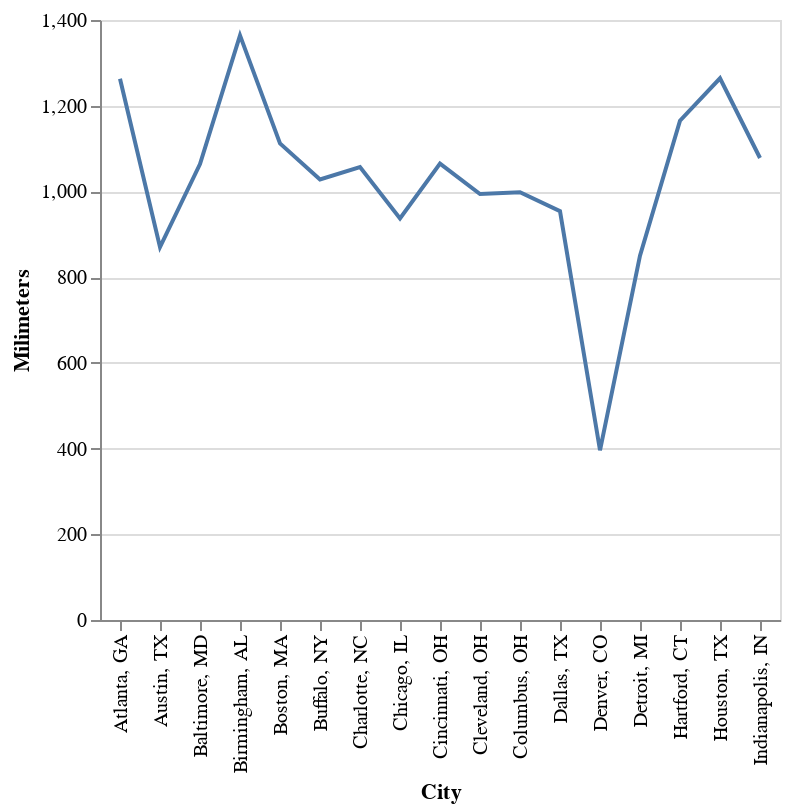

The cell this chart's notebook holds for it:
### Code cell
# basic, altair-defaults line chart:
alt.Chart(rainfall).mark_line().encode(alt.X("City:N"), alt.Y("Milimeters:Q"))

### Figure 1 — Vega-Lite specification as saved in the notebook (floating-point values rounded to 4 significant figures)
{"config": {"view": {"continuousWidth": 400, "continuousHeight": 300}}, "data": {"name": "data-ffc9e5a73214162b67aa64652cbe3ea1"}, "mark": "line", "encoding": {"x": {"type": "nominal", "field": "City"}, "y": {"type": "quantitative", "field": "Milimeters"}}, "$schema": "https://vega.github.io/schema/vega-lite/v4.8.1.json", "datasets": {"data-ffc9e5a73214162b67aa64652cbe3ea1": [{"Days": 113, "City, State": "Atlanta, GA ", "Inches": 49.7, "Milimeters": 1263, "City": "Atlanta, GA "}, {"Days": 88, "City, State": "Austin, TX ", "Inches": 34.2, "Milimeters": 870, "City": "Austin, TX "}, {"Days": 116, "City, State": "Baltimore, MD ", "Inches": 41.9, "Milimeters": 1064, "City": "Baltimore, MD "}, {"Days": 117, "City, State": "Birmingham, AL ", "Inches": 53.7, "Milimeters": 1364, "City": "Birmingham, AL "}, {"Days": 126, "City, State": "Boston, MA ", "Inches": 43.8, "Milimeters": 1112, "City": "Boston, MA "}, {"Days": 167, "City, State": "Buffalo, NY ", "Inches": 40.5, "Milimeters": 1028, "City": "Buffalo, NY "}, {"Days": 110, "City, State": "Charlotte, NC", "Inches": 41.6, "Milimeters": 1057, "City": "Charlotte, NC"}, {"Days": 124, "City, State": "Chicago, IL", "Inches": 36.9, "Milimeters": 937, "City": "Chicago, IL"}, {"Days": 137, "City, State": "Cincinnati, OH ", "Inches": 41.9, "Milimeters": 1065, "City": "Cincinnati, OH "}, {"Days": 155, "City, State": "Cleveland, OH ", "Inches": 39.1, "Milimeters": 994, "City": "Cleveland, OH "}, {"Days": 139, "City, State": "Columbus, OH ", "Inches": 39.3, "Milimeters": 998, "City": "Columbus, OH "}, {"Days": 81, "City, State": "Dallas, TX ", "Inches": 37.6, "Milimeters": 954, "City": "Dallas, TX "}, {"Days": 87, "City, State": "Denver, CO", "Inches": 15.6, "Milimeters": 396, "City": "Denver, CO"}, {"Days": 135, "City, State": "Detroit, MI ", "Inches": 33.5, "Milimeters": 850, "City": "Detroit, MI "}, {"Days": 130, "City, State": "Hartford, CT ", "Inches": 45.9, "Milimeters": 1165, "City": "Hartford, CT "}, {"Days": 104, "City, State": "Houston, TX ", "Inches": 49.8, "Milimeters": 1264, "City": "Houston, TX "}, {"Days": 129, "City, State": "Indianapolis, IN ", "Inches": 42.4, "Milimeters": 1078, "City": "Indianapolis, IN "}]}}
